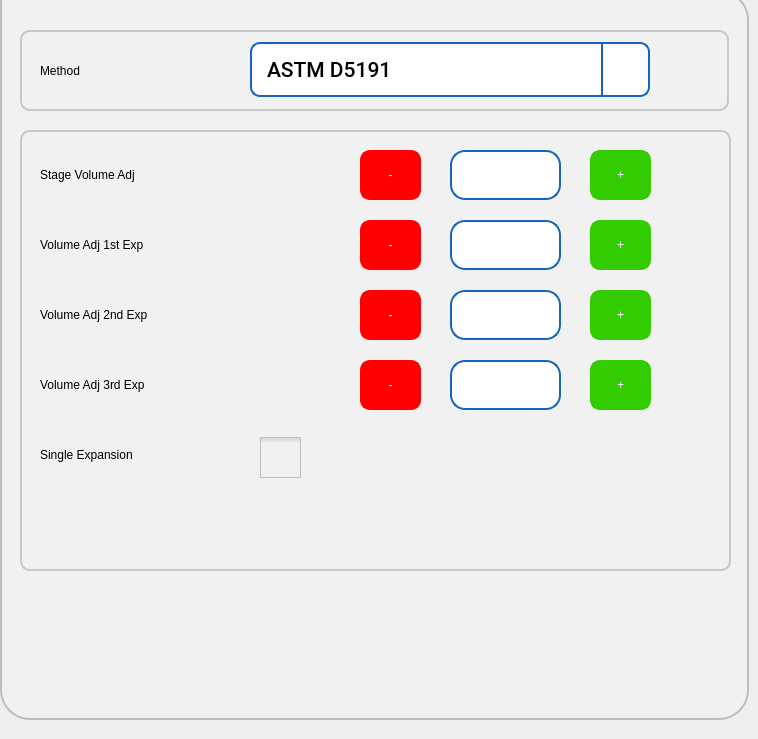
   <widget class="QWidget" name="tabMethodVolume">
    <attribute name="title">
     <string>Volume Adj</string>
    </attribute>
    <widget class="QFrame" name="frame_12">
     <property name="geometry">
      <rect>
       <x>0</x>
       <y>-10</y>
       <width>749</width>
       <height>730</height>
      </rect>
     </property>
     <property name="styleSheet">
      <string notr="true">background-color: rgb(241, 241, 241);
	 border: 2px solid #C4C4C3;
    border-bottom-color: #C2C7CB; /* same as the pane color */
    border-bottom-left-radius: 30px;
border-bottom-right-radius: 30px;
    border-top-right-radius: 30px;
color: rgb(0, 0, 0);
font: 75 16pt &quot;Roboto Medium&quot;;
border-color:  rgb(190, 190, 190);



</string>
     </property>
     <property name="frameShape">
      <enum>QFrame::StyledPanel</enum>
     </property>
     <property name="frameShadow">
      <enum>QFrame::Raised</enum>
     </property>
     <widget class="QFrame" name="frame_13">
      <property name="geometry">
       <rect>
        <x>20</x>
        <y>40</y>
        <width>709</width>
        <height>81</height>
       </rect>
      </property>
      <property name="styleSheet">
       <string notr="true">border-width: 2px;
border-style: solid;
border-radius: 10px;
color: rgb(0, 0, 0);
font: 75 16pt &quot;Roboto&quot;;
border-color:  rgb(200, 200, 200);

</string>
      </property>
      <property name="frameShape">
       <enum>QFrame::StyledPanel</enum>
      </property>
      <property name="frameShadow">
       <enum>QFrame::Raised</enum>
      </property>
      <widget class="QComboBox" name="cbMethod">
       <property name="geometry">
        <rect>
         <x>230</x>
         <y>12</y>
         <width>400</width>
         <height>55</height>
        </rect>
       </property>
       <property name="font">
        <font>
         <family>Roboto Medium</family>
         <pointsize>16</pointsize>
         <weight>9</weight>
         <italic>false</italic>
         <bold>false</bold>
        </font>
       </property>
       <property name="focusPolicy">
        <enum>Qt::ClickFocus</enum>
       </property>
       <property name="styleSheet">
        <string notr="true">QComboBox {
   border: 2px solid  rgb(21, 100, 192);
   border-radius: 10px;
   padding: 1px 18px 1px 3px;
   background-color: rgb(255, 255, 255);
   color: rgb(0, 0, 0);
   font: 75 16pt &quot;Roboto Medium&quot;;
   padding-left: 15px;
}

QComboBox:on {
    padding-top: 3px;
    padding-left: 15px;
}

QComboBox::drop-down {
    subcontrol-origin: padding;
    subcontrol-position: top right;
    width: 45px;
    border-left-width: 2px;
    border-left-color: darkgray;
    border-left-style: solid;
    border-top-right-radius: 3px;
    border-bottom-right-radius: 3px;
    border-color: rgb(21, 100, 192);
}

QComboBox::down-arrow {
	image: url(:/images/icons/downarrow.png);
}

QComboBox::down-arrow:on {
    top: 1px;
    left: 1px;
}

QComboBox QAbstractItemView {
   border: 2px solid rgb(21, 100, 192);
   font: 75 16pt &quot;Roboto Medium&quot;;
   border-radius: 5px;
   background-color: rgb(255, 255, 255);
   selection-background-color:  rgb(21, 100, 192);
   selection-color: rgb(255, 255, 255);
}

/*  vertical */
QScrollBar:vertical {
     border: 0px solid  rgb(21, 100, 192);
     background:  rgb(230,230,230);
     width: 42px;
	 margin: 45px 0 45px 0;
     border-left: 2px solid  rgb(182, 182, 182);
 }

 QScrollBar::handle:vertical {
     background:  rgb(182, 182, 182);
     min-height: 20px;
 }

 QScrollBar::add-line:vertical {
     border: 0px solid grey;
     background:  rgb(230,230,230);
     height: 45px;
     subcontrol-position: bottom;
     subcontrol-origin: margin;
 }

 QScrollBar::sub-line:vertical {
     border: 0px solid grey;
     background:  rgb(230,230,230);
     height: 45px;
     subcontrol-position: top;
     subcontrol-origin: margin;
 }

 QScrollBar::up-arrow:vertical {
     width: 42px;
     height: 45px;
     background-image: url(:/images/icons/cuparrow.png);
}

QScrollBar::down-arrow:vertical {
     width: 42px;
      height: 45px;
      background-image: url(:/images/icons/cdownarrow.png);
 }

 QScrollBar::add-page:vertical, QScrollBar::sub-page:vertical {
      background: none;
 }
</string>
       </property>
       <property name="frame">
        <bool>true</bool>
       </property>
       <item>
        <property name="text">
         <string>ASTM D5191</string>
        </property>
       </item>
       <item>
        <property name="text">
         <string>ASTM D6377</string>
        </property>
       </item>
       <item>
        <property name="text">
         <string>ASTM D6378</string>
        </property>
       </item>
       <item>
        <property name="text">
         <string>ASTM D5188</string>
        </property>
       </item>
       <item>
        <property name="text">
         <string>Free 1</string>
        </property>
       </item>
       <item>
        <property name="text">
         <string>Free 2</string>
        </property>
       </item>
       <item>
        <property name="text">
         <string>Free 3</string>
        </property>
       </item>
       <item>
        <property name="text">
         <string>Free 4</string>
        </property>
       </item>
      </widget>
      <widget class="QLabel" name="label_55">
       <property name="geometry">
        <rect>
         <x>20</x>
         <y>20</y>
         <width>141</width>
         <height>41</height>
        </rect>
       </property>
       <property name="styleSheet">
        <string notr="true">border-width: 0px;
font: 75 18pt &quot;Roboto Medium&quot;;</string>
       </property>
       <property name="text">
        <string>Method</string>
       </property>
      </widget>
     </widget>
     <widget class="QFrame" name="frPara1">
      <property name="geometry">
       <rect>
        <x>20</x>
        <y>140</y>
        <width>711</width>
        <height>441</height>
       </rect>
      </property>
      <property name="styleSheet">
       <string notr="true">border-width: 2px;
border-style: solid;
border-radius: 10px;
color: rgb(0, 0, 0);
font: 75 16pt &quot;Roboto&quot;;
border-color:  rgb(200, 200, 200);

</string>
      </property>
      <property name="frameShape">
       <enum>QFrame::StyledPanel</enum>
      </property>
      <property name="frameShadow">
       <enum>QFrame::Raised</enum>
      </property>
      <widget class="QLabel" name="lblPara2">
       <property name="geometry">
        <rect>
         <x>20</x>
         <y>90</y>
         <width>241</width>
         <height>50</height>
        </rect>
       </property>
       <property name="styleSheet">
        <string notr="true">border-width: 0px;
font: 75 16pt &quot;Roboto Medium&quot;;</string>
       </property>
       <property name="text">
        <string>Volume Adj 1st Exp</string>
       </property>
      </widget>
      <widget class="QLabel" name="lblPara4">
       <property name="geometry">
        <rect>
         <x>20</x>
         <y>230</y>
         <width>241</width>
         <height>50</height>
        </rect>
       </property>
       <property name="styleSheet">
        <string notr="true">border-width: 0px;
font: 75 16pt &quot;Roboto Medium&quot;;</string>
       </property>
       <property name="text">
        <string>Volume Adj 3rd Exp</string>
       </property>
      </widget>
      <widget class="QLabel" name="lblPara3">
       <property name="geometry">
        <rect>
         <x>20</x>
         <y>160</y>
         <width>241</width>
         <height>50</height>
        </rect>
       </property>
       <property name="styleSheet">
        <string notr="true">border-width: 0px;
font: 75 16pt &quot;Roboto Medium&quot;;</string>
       </property>
       <property name="text">
        <string>Volume Adj 2nd Exp</string>
       </property>
      </widget>
      <widget class="sQLEExtend" name="leVolume1">
       <property name="geometry">
        <rect>
         <x>430</x>
         <y>90</y>
         <width>111</width>
         <height>50</height>
        </rect>
       </property>
       <property name="focusPolicy">
        <enum>Qt::ClickFocus</enum>
       </property>
       <property name="styleSheet">
        <string notr="true">QLineEdit { 
	padding: 1px 18px 1px 10px;
	background-color: rgb(255,255,255);
	border-width: 2px;
	border-color: rgb(21, 100, 192);
	border-style: solid;
	border-radius: 15;
	color: rgb(0, 0, 0);
	font: 75 16pt &quot;Roboto Medium&quot;;
}

QLineEdit:read-only {
	background-color: rgb(245,245,245);
}
QLineEdit[error=true] {
border-color: red;
}
QLineEdit[error=false] {
border-color: rgb(21, 100, 192);
}

</string>
       </property>
       <property name="text">
        <string/>
       </property>
       <property name="maxLength">
        <number>15</number>
       </property>
      </widget>
      <widget class="sQLEExtend" name="leVolume2">
       <property name="geometry">
        <rect>
         <x>430</x>
         <y>160</y>
         <width>111</width>
         <height>50</height>
        </rect>
       </property>
       <property name="focusPolicy">
        <enum>Qt::ClickFocus</enum>
       </property>
       <property name="styleSheet">
        <string notr="true">QLineEdit { 
	padding: 1px 18px 1px 10px;
	background-color: rgb(255,255,255);
	border-width: 2px;
	border-color: rgb(21, 100, 192);
	border-style: solid;
	border-radius: 15;
	color: rgb(0, 0, 0);
	font: 75 16pt &quot;Roboto Medium&quot;;
}

QLineEdit:read-only {
	background-color: rgb(245,245,245);
}
QLineEdit[error=true] {
border-color: red;
}
QLineEdit[error=false] {
border-color: rgb(21, 100, 192);
}

</string>
       </property>
       <property name="text">
        <string/>
       </property>
       <property name="maxLength">
        <number>15</number>
       </property>
      </widget>
      <widget class="QCheckBox" name="cbSingleExpEnable">
       <property name="geometry">
        <rect>
         <x>240</x>
         <y>300</y>
         <width>41</width>
         <height>55</height>
        </rect>
       </property>
       <property name="focusPolicy">
        <enum>Qt::ClickFocus</enum>
       </property>
       <property name="styleSheet">
        <string notr="true">QCheckBox {
    spacing: 5px;
 border: 0px solid #999999;

}

QCheckBox::indicator {
    width: 41px;
    height: 41px;
}

QCheckBox::indicator:unchecked {
	image: url(:/images/icons/ancheck.png);
}

QCheckBox::indicator:unchecked:disabled{
	image: url(:/images/icons/andcheck.png);
}
QCheckBox::indicator:checked:disabled{
	image: url(:/images/icons/adcheck.png);
}

/*
QCheckBox::indicator:unchecked:hover {
    image: url(:/images/checkbox_unchecked_hover.png);
}

QCheckBox::indicator:unchecked:pressed {
    image: url(:/images/checkbox_unchecked_pressed.png);
}
*/

QCheckBox::indicator:checked {
    image: url(:/images/icons/acheck.png);
}
/*
QCheckBox::indicator:checked:hover {
    image: url(:/images/checkbox_checked_hover.png);
}

QCheckBox::indicator:checked:pressed {
    image: url(:/images/checkbox_checked_pressed.png);
}
*/
QCheckBox::indicator:indeterminate:hover {
    image: url(:/images/checkbox_indeterminate_hover.png);
}
/*
QCheckBox::indicator:indeterminate:pressed {
    image: url(:/images/checkbox_indeterminate_pressed.png);
}
*/</string>
       </property>
       <property name="text">
        <string/>
       </property>
      </widget>
      <widget class="QLabel" name="lblPara5">
       <property name="geometry">
        <rect>
         <x>20</x>
         <y>300</y>
         <width>191</width>
         <height>50</height>
        </rect>
       </property>
       <property name="styleSheet">
        <string notr="true">border-width: 0px;
font: 75 16pt &quot;Roboto Medium&quot;;</string>
       </property>
       <property name="text">
        <string>Single Expansion</string>
       </property>
      </widget>
      <widget class="sQLEExtend" name="leVolume">
       <property name="geometry">
        <rect>
         <x>430</x>
         <y>20</y>
         <width>111</width>
         <height>50</height>
        </rect>
       </property>
       <property name="focusPolicy">
        <enum>Qt::ClickFocus</enum>
       </property>
       <property name="styleSheet">
        <string notr="true">QLineEdit { 
	padding: 1px 18px 1px 10px;
	background-color: rgb(255,255,255);
	border-width: 2px;
	border-color: rgb(21, 100, 192);
	border-style: solid;
	border-radius: 15;
	color: rgb(0, 0, 0);
	font: 75 16pt &quot;Roboto Medium&quot;;
}

QLineEdit:read-only {
	background-color: rgb(245,245,245);
}
QLineEdit[error=true] {
border-color: red;
}
QLineEdit[error=false] {
border-color: rgb(21, 100, 192);
}

</string>
       </property>
       <property name="text">
        <string/>
       </property>
       <property name="maxLength">
        <number>15</number>
       </property>
      </widget>
      <widget class="QLabel" name="lblPara1">
       <property name="geometry">
        <rect>
         <x>20</x>
         <y>20</y>
         <width>241</width>
         <height>50</height>
        </rect>
       </property>
       <property name="styleSheet">
        <string notr="true">border-width: 0px;
font: 75 16pt &quot;Roboto Medium&quot;;</string>
       </property>
       <property name="text">
        <string>Stage Volume Adj</string>
       </property>
      </widget>
      <widget class="QPushButton" name="volumeStageP">
       <property name="geometry">
        <rect>
         <x>570</x>
         <y>20</y>
         <width>61</width>
         <height>50</height>
        </rect>
       </property>
       <property name="styleSheet">
        <string notr="true">QPushButton{
background-color: rgb(51, 204, 0);
border-width: 2px;
border-color: rgb(51, 204, 0);
border-style: solid;
border-radius: 10;
color: rgb(255, 255, 255);
font: 75 16pt &quot;Roboto Medium&quot;;
}
QPushButton:disabled { 
background-color: rgb(204, 244, 198);
border-width: 2px;
border-color: rgb(127, 143, 127);
border-style: solid;
border-radius: 10;
color: rgb(0, 0, 0);
font: 75 16pt &quot;Roboto Medium&quot;;
}
QPushButton:pressed {
background-color: rgb(24, 163, 3);
border-width: 2px;
border-color: rgb(24, 163, 3);
border-style: solid;
border-radius: 10;
color: rgb(255, 255, 255);
font: 75 16pt &quot;Roboto Medium&quot;;
}
QPushButton:down {
background-color: rgb(24, 163, 3);
border-width: 2px;
border-color: rgb(24, 163, 3);
border-style: solid;
border-radius: 10;
color: rgb(0, 0, 0);
font: 75 16pt &quot;Roboto Medium&quot;;
}
QPushButton:default {
background-color: rgb(241, 241, 241);
border-width: 2px;
border-color: rgb(21, 100, 192);
border-style: solid;
border-radius: 10;
color: rgb(0, 0, 0);
font: 75 16pt &quot;Roboto Medium&quot;;
}
</string>
       </property>
       <property name="text">
        <string>+</string>
       </property>
      </widget>
      <widget class="QPushButton" name="volumeFirstP">
       <property name="geometry">
        <rect>
         <x>570</x>
         <y>90</y>
         <width>61</width>
         <height>50</height>
        </rect>
       </property>
       <property name="styleSheet">
        <string notr="true">QPushButton{
background-color: rgb(51, 204, 0);
border-width: 2px;
border-color: rgb(51, 204, 0);
border-style: solid;
border-radius: 10;
color: rgb(255, 255, 255);
font: 75 16pt &quot;Roboto Medium&quot;;
}
QPushButton:disabled { 
background-color: rgb(204, 244, 198);
border-width: 2px;
border-color: rgb(127, 143, 127);
border-style: solid;
border-radius: 10;
color: rgb(0, 0, 0);
font: 75 16pt &quot;Roboto Medium&quot;;
}
QPushButton:pressed {
background-color: rgb(24, 163, 3);
border-width: 2px;
border-color: rgb(24, 163, 3);
border-style: solid;
border-radius: 10;
color: rgb(255, 255, 255);
font: 75 16pt &quot;Roboto Medium&quot;;
}
QPushButton:down {
background-color: rgb(24, 163, 3);
border-width: 2px;
border-color: rgb(24, 163, 3);
border-style: solid;
border-radius: 10;
color: rgb(0, 0, 0);
font: 75 16pt &quot;Roboto Medium&quot;;
}
QPushButton:default {
background-color: rgb(241, 241, 241);
border-width: 2px;
border-color: rgb(21, 100, 192);
border-style: solid;
border-radius: 10;
color: rgb(0, 0, 0);
font: 75 16pt &quot;Roboto Medium&quot;;
}
</string>
       </property>
       <property name="text">
        <string>+</string>
       </property>
      </widget>
      <widget class="QPushButton" name="volumeSecondP">
       <property name="geometry">
        <rect>
         <x>570</x>
         <y>160</y>
         <width>61</width>
         <height>50</height>
        </rect>
       </property>
       <property name="styleSheet">
        <string notr="true">QPushButton{
background-color: rgb(51, 204, 0);
border-width: 2px;
border-color: rgb(51, 204, 0);
border-style: solid;
border-radius: 10;
color: rgb(255, 255, 255);
font: 75 16pt &quot;Roboto Medium&quot;;
}
QPushButton:disabled { 
background-color: rgb(204, 244, 198);
border-width: 2px;
border-color: rgb(127, 143, 127);
border-style: solid;
border-radius: 10;
color: rgb(0, 0, 0);
font: 75 16pt &quot;Roboto Medium&quot;;
}
QPushButton:pressed {
background-color: rgb(24, 163, 3);
border-width: 2px;
border-color: rgb(24, 163, 3);
border-style: solid;
border-radius: 10;
color: rgb(255, 255, 255);
font: 75 16pt &quot;Roboto Medium&quot;;
}
QPushButton:down {
background-color: rgb(24, 163, 3);
border-width: 2px;
border-color: rgb(24, 163, 3);
border-style: solid;
border-radius: 10;
color: rgb(0, 0, 0);
font: 75 16pt &quot;Roboto Medium&quot;;
}
QPushButton:default {
background-color: rgb(241, 241, 241);
border-width: 2px;
border-color: rgb(21, 100, 192);
border-style: solid;
border-radius: 10;
color: rgb(0, 0, 0);
font: 75 16pt &quot;Roboto Medium&quot;;
}
</string>
       </property>
       <property name="text">
        <string>+</string>
       </property>
      </widget>
      <widget class="QPushButton" name="volumeThirdP">
       <property name="geometry">
        <rect>
         <x>570</x>
         <y>230</y>
         <width>61</width>
         <height>50</height>
        </rect>
       </property>
       <property name="styleSheet">
        <string notr="true">QPushButton{
background-color: rgb(51, 204, 0);
border-width: 2px;
border-color: rgb(51, 204, 0);
border-style: solid;
border-radius: 10;
color: rgb(255, 255, 255);
font: 75 16pt &quot;Roboto Medium&quot;;
}
QPushButton:disabled { 
background-color: rgb(204, 244, 198);
border-width: 2px;
border-color: rgb(127, 143, 127);
border-style: solid;
border-radius: 10;
color: rgb(0, 0, 0);
font: 75 16pt &quot;Roboto Medium&quot;;
}
QPushButton:pressed {
background-color: rgb(24, 163, 3);
border-width: 2px;
border-color: rgb(24, 163, 3);
border-style: solid;
border-radius: 10;
color: rgb(255, 255, 255);
font: 75 16pt &quot;Roboto Medium&quot;;
}
QPushButton:down {
background-color: rgb(24, 163, 3);
border-width: 2px;
border-color: rgb(24, 163, 3);
border-style: solid;
border-radius: 10;
color: rgb(0, 0, 0);
font: 75 16pt &quot;Roboto Medium&quot;;
}
QPushButton:default {
background-color: rgb(241, 241, 241);
border-width: 2px;
border-color: rgb(21, 100, 192);
border-style: solid;
border-radius: 10;
color: rgb(0, 0, 0);
font: 75 16pt &quot;Roboto Medium&quot;;
}
</string>
       </property>
       <property name="text">
        <string>+</string>
       </property>
      </widget>
      <widget class="QPushButton" name="volumeStageN">
       <property name="geometry">
        <rect>
         <x>340</x>
         <y>20</y>
         <width>61</width>
         <height>50</height>
        </rect>
       </property>
       <property name="styleSheet">
        <string notr="true">QPushButton{
background-color: red;
border-width: 2px;
border-color: red;
border-style: solid;
border-radius: 10;
color: rgb(255, 255, 255);
font: 75 16pt &quot;Roboto Medium&quot;;
}
QPushButton:disabled { 
background-color: rgb(204, 244, 198);
border-width: 2px;
border-color: rgb(127, 143, 127);
border-style: solid;
border-radius: 10;
color: rgb(0, 0, 0);
font: 75 16pt &quot;Roboto Medium&quot;;
}
QPushButton:pressed {
background-color: rgb(194, 194, 194);
border-width: 2px;
border-color: rgb(194, 194, 194);
border-style: solid;
border-radius: 10;
color: rgb(255, 255, 255);
font: 75 16pt &quot;Roboto Medium&quot;;
}
QPushButton:down {
background-color: rgb(24, 163, 3);
border-width: 2px;
border-color: rgb(24, 163, 3);
border-style: solid;
border-radius: 10;
color: rgb(0, 0, 0);
font: 75 16pt &quot;Roboto Medium&quot;;
}
QPushButton:default {
background-color: rgb(241, 241, 241);
border-width: 2px;
border-color: rgb(21, 100, 192);
border-style: solid;
border-radius: 10;
color: rgb(0, 0, 0);
font: 75 16pt &quot;Roboto Medium&quot;;
}</string>
       </property>
       <property name="text">
        <string>-</string>
       </property>
      </widget>
      <widget class="QPushButton" name="volumeFirstN">
       <property name="geometry">
        <rect>
         <x>340</x>
         <y>90</y>
         <width>61</width>
         <height>50</height>
        </rect>
       </property>
       <property name="styleSheet">
        <string notr="true">QPushButton{
background-color: red;
border-width: 2px;
border-color: red;
border-style: solid;
border-radius: 10;
color: rgb(255, 255, 255);
font: 75 16pt &quot;Roboto Medium&quot;;
}
QPushButton:disabled { 
background-color: rgb(204, 244, 198);
border-width: 2px;
border-color: rgb(127, 143, 127);
border-style: solid;
border-radius: 10;
color: rgb(0, 0, 0);
font: 75 16pt &quot;Roboto Medium&quot;;
}
QPushButton:pressed {
background-color: rgb(194, 194, 194);
border-width: 2px;
border-color: rgb(194, 194, 194);
border-style: solid;
border-radius: 10;
color: rgb(255, 255, 255);
font: 75 16pt &quot;Roboto Medium&quot;;
}
QPushButton:down {
background-color: rgb(24, 163, 3);
border-width: 2px;
border-color: rgb(24, 163, 3);
border-style: solid;
border-radius: 10;
color: rgb(0, 0, 0);
font: 75 16pt &quot;Roboto Medium&quot;;
}
QPushButton:default {
background-color: rgb(241, 241, 241);
border-width: 2px;
border-color: rgb(21, 100, 192);
border-style: solid;
border-radius: 10;
color: rgb(0, 0, 0);
font: 75 16pt &quot;Roboto Medium&quot;;
}</string>
       </property>
       <property name="text">
        <string>-</string>
       </property>
      </widget>
      <widget class="QPushButton" name="volumeSecondN">
       <property name="geometry">
        <rect>
         <x>340</x>
         <y>160</y>
         <width>61</width>
         <height>50</height>
        </rect>
       </property>
       <property name="styleSheet">
        <string notr="true">QPushButton{
background-color: red;
border-width: 2px;
border-color: red;
border-style: solid;
border-radius: 10;
color: rgb(255, 255, 255);
font: 75 16pt &quot;Roboto Medium&quot;;
}
QPushButton:disabled { 
background-color: rgb(204, 244, 198);
border-width: 2px;
border-color: rgb(127, 143, 127);
border-style: solid;
border-radius: 10;
color: rgb(0, 0, 0);
font: 75 16pt &quot;Roboto Medium&quot;;
}
QPushButton:pressed {
background-color: rgb(194, 194, 194);
border-width: 2px;
border-color: rgb(194, 194, 194);
border-style: solid;
border-radius: 10;
color: rgb(255, 255, 255);
font: 75 16pt &quot;Roboto Medium&quot;;
}
QPushButton:down {
background-color: rgb(24, 163, 3);
border-width: 2px;
border-color: rgb(24, 163, 3);
border-style: solid;
border-radius: 10;
color: rgb(0, 0, 0);
font: 75 16pt &quot;Roboto Medium&quot;;
}
QPushButton:default {
background-color: rgb(241, 241, 241);
border-width: 2px;
border-color: rgb(21, 100, 192);
border-style: solid;
border-radius: 10;
color: rgb(0, 0, 0);
font: 75 16pt &quot;Roboto Medium&quot;;
}</string>
       </property>
       <property name="text">
        <string>-</string>
       </property>
      </widget>
      <widget class="QPushButton" name="volumeThirdN">
       <property name="geometry">
        <rect>
         <x>340</x>
         <y>230</y>
         <width>61</width>
         <height>50</height>
        </rect>
       </property>
       <property name="styleSheet">
        <string notr="true">QPushButton{
background-color: red;
border-width: 2px;
border-color: red;
border-style: solid;
border-radius: 10;
color: rgb(255, 255, 255);
font: 75 16pt &quot;Roboto Medium&quot;;
}
QPushButton:disabled { 
background-color: rgb(204, 244, 198);
border-width: 2px;
border-color: rgb(127, 143, 127);
border-style: solid;
border-radius: 10;
color: rgb(0, 0, 0);
font: 75 16pt &quot;Roboto Medium&quot;;
}
QPushButton:pressed {
background-color: rgb(194, 194, 194);
border-width: 2px;
border-color: rgb(194, 194, 194);
border-style: solid;
border-radius: 10;
color: rgb(255, 255, 255);
font: 75 16pt &quot;Roboto Medium&quot;;
}
QPushButton:down {
background-color: rgb(24, 163, 3);
border-width: 2px;
border-color: rgb(24, 163, 3);
border-style: solid;
border-radius: 10;
color: rgb(0, 0, 0);
font: 75 16pt &quot;Roboto Medium&quot;;
}
QPushButton:default {
background-color: rgb(241, 241, 241);
border-width: 2px;
border-color: rgb(21, 100, 192);
border-style: solid;
border-radius: 10;
color: rgb(0, 0, 0);
font: 75 16pt &quot;Roboto Medium&quot;;
}</string>
       </property>
       <property name="text">
        <string>-</string>
       </property>
      </widget>
      <widget class="sQLEExtend" name="leVolume3">
       <property name="geometry">
        <rect>
         <x>430</x>
         <y>230</y>
         <width>111</width>
         <height>50</height>
        </rect>
       </property>
       <property name="focusPolicy">
        <enum>Qt::ClickFocus</enum>
       </property>
       <property name="styleSheet">
        <string notr="true">QLineEdit { 
	padding: 1px 18px 1px 10px;
	background-color: rgb(255,255,255);
	border-width: 2px;
	border-color: rgb(21, 100, 192);
	border-style: solid;
	border-radius: 15;
	color: rgb(0, 0, 0);
	font: 75 16pt &quot;Roboto Medium&quot;;
}

QLineEdit:read-only {
	background-color: rgb(245,245,245);
}
QLineEdit[error=true] {
border-color: red;
}
QLineEdit[error=false] {
border-color: rgb(21, 100, 192);
}

</string>
       </property>
       <property name="text">
        <string/>
       </property>
       <property name="maxLength">
        <number>15</number>
       </property>
      </widget>
     </widget>
    </widget>
   </widget>
